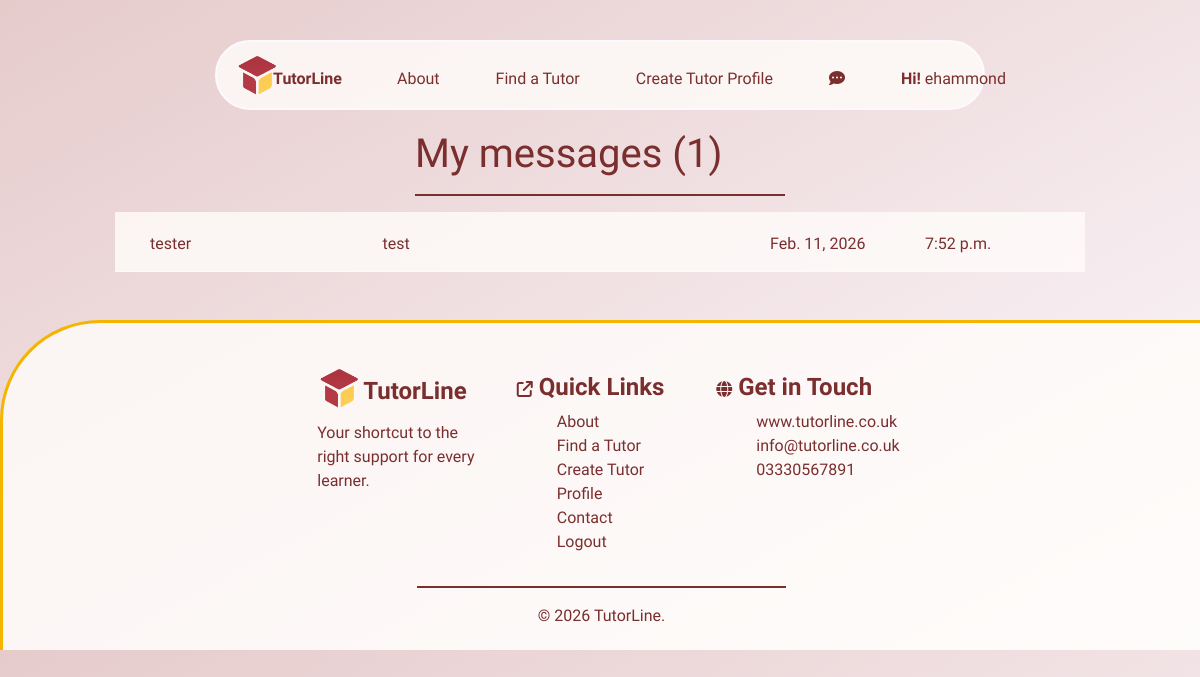
/messaging/ (signed in), run on an earlier commit of the app's database.
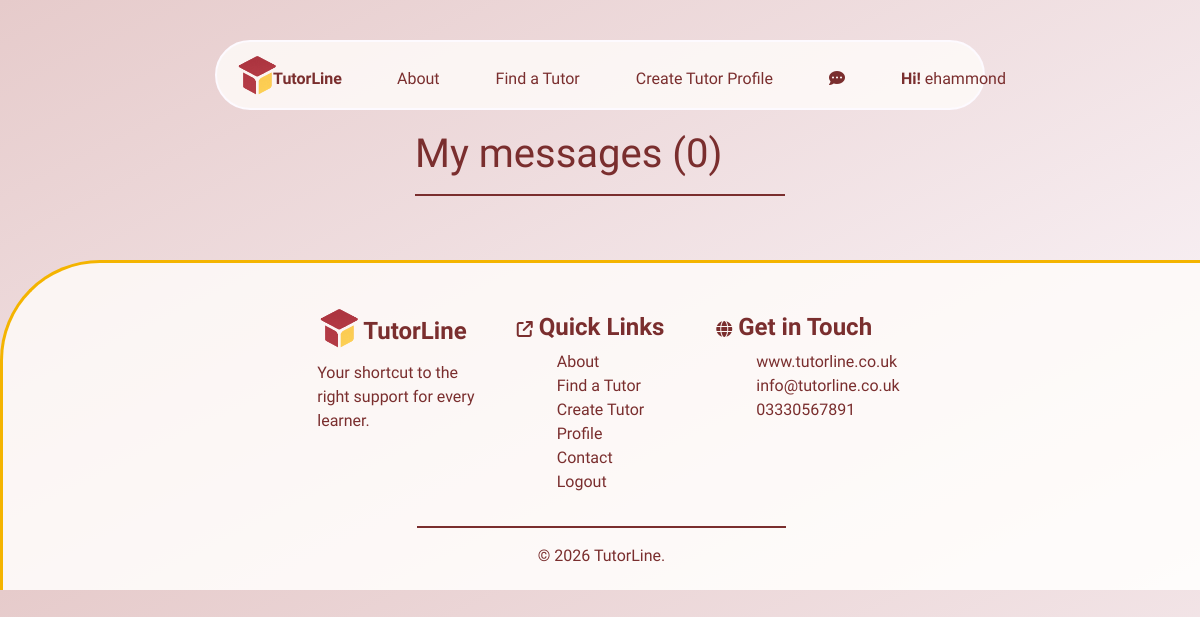
And on a later commit of the database.
### messaging/models.py (models this page shows, shortened)
class Message(models.Model):
    send_to = models.CharField(max_length=254)
    name = models.CharField(max_length=254)
    subject = models.CharField(max_length=254)
    Phone = models.CharField(max_length=254)
    email = models.EmailField()
    message = models.TextField()
    day_sent = models.DateField(auto_now=True)
    time_sent = models.TimeField(auto_now=True)
    read = models.BooleanField(default=False)

### messaging/views.py (the view)
# urls.py: path('', views.messaging, name='messaging'),
def messaging(request):
    message = Message.objects.all()
    current_user = request.user.username
    my_messages = Message.objects.filter(send_to=current_user)
    message_count = len(my_messages)
    print("user is",  request.user.username)
    context = {
        'message': message,
        'message_count': message_count,
    }
    return render(request, 'messaging/messaging.html', context)

### messaging/contexts.py (called while the page is built)
def messaging(request):
    message = Message.objects.all()
    current_user = request.user.username
    my_messages = Message.objects.filter(send_to=current_user)
    unread_messages = my_messages.filter(read=False)
    message_count = len(my_messages)
    unread_count = len(unread_messages)
    context = {
        'message': message,
        'message_count': message_count,
        'unread_count': unread_count,
    }
    return context

### messaging/templates/messaging/messaging.html (shortened to what this page needs)
{% extends "base.html" %}
{% load static %}
{% block extracss%}
    <link rel="stylesheet" href="{% static 'css/messaging.css' %}">
{% endblock %}
{% block content %}
<div class="container-fluid">
    <div class="row">
        <div class="col-4"></div>
        <div class="col-4">
            <h1>My messages ({{ message_count }})</h1>
            <hr>
        </div>
        <div class="col-4"></div>
    </div>
</div>
<section>
    <div class="container-fluid">
        <div class="row">
            <div class="col-1"></div>
            <div class="col-10">
                {% for m in message %}
                {% if m.send_to == user.username %}
                <a href="{% url 'mark_read' m.id %}">
                    <div class="row message-row {% if m.read == False %}message-row-unread {%else %}message-row-read{% endif %}" id="open-message-{{ m.id }}">
                        <div class="col-3">{{ m.name }}</div>
                        <div class="col-5">{{ m.subject }}</div>
                        <div class="col-2">{{ m.day_sent }}</div>
                        <div class="col-2"> {{ m.time_sent }}</div>
                    </div>
                </a>
                {% endif %}
                {% endfor %}
            </div>
            <div class="col-1"></div>
        </div>
    </div>
</section>
{% endblock %}

What changed in the data, as far as the page shows it:
removed Message: name "tester", subject "test", day_sent "Feb. 11, 2026", time_sent "7:52 p.m."
Also different on the page:
{{ message_count }}: "1" → "0"
